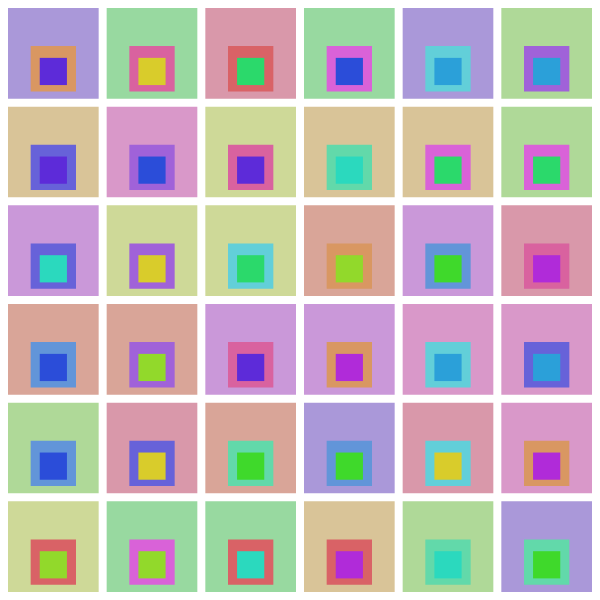
Frame 1 (no input)
Frame 60 (no input): identical to frame 1, image omitted
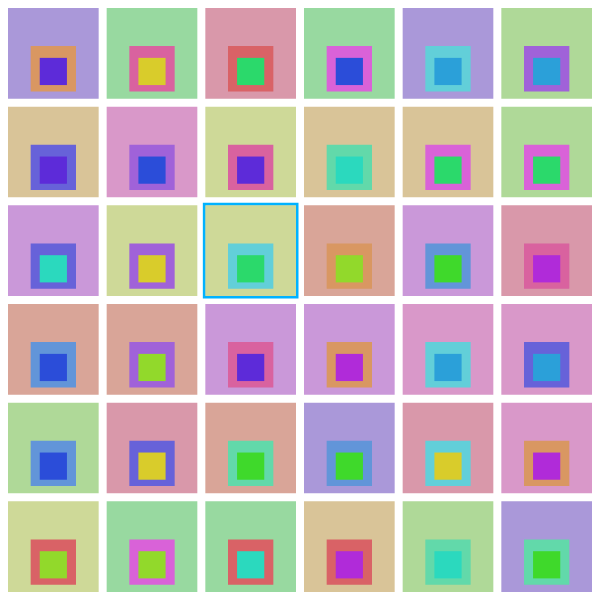
Frame 120 (the mouse pressed at the canvas centre since frame 60)

The p5.js sketch that drew these frames (run headless with seeded random() and noise() and a simulated clock; from frame 60 on, the mouse is pressed at the canvas centre):

// p5.js sketch
// ── sketch.js
const numRows = 6;
const numCols = 6;
const boxPadding = 8;

const numBoxes = numRows * numCols;
let boxWidth;
let boxHeight;

let colorReUse   = 4;  // meaning each color will appear in 4 tiles 
const colorList  = [];
const bgColors   = [];  // background colors
const mgColors   = [];  // 'mid'-ground colors
const fgColors   = [];  // foreground colors
let bgOffset;
let mgOffset;
let fgOffset;

let firstSelectedBox;
let secondSelectedBox;
let firstBoxFadeIn;
let secondBoxFadeIn; 
const fadeInSteps = 12;


function setup() {
  createCanvas(600, 600);

  colorMode(HSB, 100);
  generatePalette();
  assignBgTileColors();
  assignMgTileColors();
  assignFgTileColors();

  boxWidth   = (width - ((numCols + 1) * boxPadding))/ numCols;
  boxHeight  = (height - ((numRows + 1) * boxPadding)) / numRows;
}

function draw() {
  background(120);
  renderGrid();
  
  if (firstBoxFadeIn != undefined){
    firstBoxFadeIn = constrain(firstBoxFadeIn + 1, 0, fadeInSteps); 
  }
  
  if (secondBoxFadeIn != undefined){
    secondBoxFadeIn = constrain(secondBoxFadeIn + 1, 0,fadeInSteps); 
  }
}

function renderGrid(){
  noStroke();
  
  let tmpColor;
  for(let i = 0; i < numRows; i++){
    for(let j = 0; j < numCols; j++){
      let topLeftX = getX(j);
      let topLeftY = getY(i);
      
      let boxNum = getBoxNumberForRowCol(i, j);
      if (boxNum == firstSelectedBox){
        drawHighlightAroundBox(topLeftX, topLeftY, firstBoxFadeIn);
        
      } else if (boxNum == secondSelectedBox) {
        drawHighlightAroundBox(topLeftX, topLeftY, secondBoxFadeIn);
        if (secondBoxFadeIn == fadeInSteps){
          resolveSecondBox();
        }
      }
      
      tmpColor = getBgColor(j, i);
      if (tmpColor !== undefined){
        fill( tmpColor );
        rect( topLeftX, topLeftY, boxWidth, boxHeight);
      }
      
      tmpColor = getMgColor(j, i);
      if (tmpColor !== undefined){
        fill( tmpColor );
        rect( topLeftX + 0.25 * boxWidth, topLeftY + 0.42 * boxHeight, 
                 0.5 * boxWidth, 0.5 * boxHeight);
      }
      
      tmpColor = getFgColor(j, i);
      if (tmpColor !== undefined){
        fill( tmpColor );
        rect( topLeftX + 0.35 * boxWidth, topLeftY + 0.55 * boxHeight, 
                 0.3 * boxWidth, 0.3 * boxHeight);
      }
    }
  }
}

function drawHighlightAroundBox(x, y, fadeInProgress){
  let saturation = fadeInProgress / fadeInSteps * 100;
  stroke(55, saturation, 100);
  strokeWeight(3);
  noFill();
  rect(x - 1, y - 1, boxWidth + 2, boxHeight + 2);
  noStroke();
}
    
function getX(colIndex){
  return colIndex * boxWidth + boxPadding + colIndex * boxPadding;
}
   
function getY(rowIndex){
  return rowIndex * boxHeight + boxPadding + rowIndex * boxPadding;
}

function getBgColor(colIndex, rowIndex){
  return bgColors[rowIndex * numCols + colIndex];
}
function getMgColor(colIndex, rowIndex){
  return mgColors[rowIndex * numCols + colIndex];
}
function getFgColor(colIndex, rowIndex){
  return fgColors[rowIndex * numCols + colIndex];
}

function generatePalette(){
  // use each color 2-4 times
  // don't use same color for background, middle or foreground
  let numSets = ceil( numBoxes / colorReUse );
  let numColors = numSets * 3;
  console.log(`Num colors: ${numColors}`);
  
  bgOffset = 0 * numSets;
  mgOffset = 1 * numSets;
  fgOffset = 2 * numSets;
  
  let randomStartingPoint = random(100);
  let hueStepSize = 8;
  for(let i = 0; i < numColors; i++){
    let hue = (randomStartingPoint + hueStepSize * i) % 100;
    colorList[i] = color(hue, 30 + (floor(i/numSets) * 25), 85);
    // colorList[i] = color(hue, 20 + random(80), 90);
    // colorList[i] = color(hue, 50 + (floor(i/numSets) * 15), 90 - (floor(i/numSets) * 10));
    // colorList[i] = color(hue, 50, 50);
  }
}

function assignBgTileColors(){
  let randomTileOrder = getRandomTileOrder();
  
  for(let i = 0; i < numBoxes; i++){
    let colorToUse = bgOffset + floor(i / colorReUse) ;
    
    bgColors[ randomTileOrder[i] ] = colorList[colorToUse];
  }
}

function assignMgTileColors(){
  let randomTileOrder = getRandomTileOrder();
  
  for(let i = 0; i < numBoxes; i++){
    let colorToUse = mgOffset + floor(i / colorReUse) ;
    
    mgColors[ randomTileOrder[i] ] = colorList[colorToUse];
  }
}

function assignFgTileColors(){
  let randomTileOrder = getRandomTileOrder();
  
  for(let i = 0; i < numBoxes; i++){
    let colorToUse = fgOffset + floor(i / colorReUse) ;
    fgColors[ randomTileOrder[i] ] = colorList[colorToUse];
  }
}

function getRandomTileOrder(){
  return shuffleArray( getNumberList(numBoxes) );
}

function getBoxNumberForRowCol(row, col){
  return row * numCols + col;
}

function getBoxNumberFromXY(x, y){
  let col = floor((x - boxPadding) / (boxWidth  + boxPadding));
  let row = floor((y - boxPadding) / (boxHeight + boxPadding));
  return getBoxNumberForRowCol(row, col);
}

function mousePressed(){
  if (secondSelectedBox !== undefined){
    return; 
  }

  let selectedBox = getBoxNumberFromXY(mouseX, mouseY);
  
  if (undefined == bgColors[selectedBox] 
      && undefined == mgColors[selectedBox] 
      && undefined == fgColors[selectedBox] )
  {
    return;
  }
  
  if (firstSelectedBox !== undefined) {
    secondSelectedBox = selectedBox;
    secondBoxFadeIn = 0;
    
  } else {
    firstSelectedBox = selectedBox;
    firstBoxFadeIn = 0;
  }
}

function resolveSecondBox(){
  let matchCount = 0;
  
  if( bgColors[firstSelectedBox] == bgColors[secondSelectedBox]){
    matchCount += 1;
    bgColors[firstSelectedBox]  = undefined;
    bgColors[secondSelectedBox] = undefined;
  }
  
  if( mgColors[firstSelectedBox] == mgColors[secondSelectedBox]){
    matchCount += 1;
    mgColors[firstSelectedBox]  = undefined;
    mgColors[secondSelectedBox] = undefined;
  }
  
  if( fgColors[firstSelectedBox] == fgColors[secondSelectedBox]){
    matchCount += 1;
    fgColors[firstSelectedBox]  = undefined;
    fgColors[secondSelectedBox] = undefined;
  }
  
  if (matchCount > 0){
    firstSelectedBox = secondSelectedBox;
  } else { 
    firstSelectedBox = undefined;
  }
  
  if (undefined == bgColors[firstSelectedBox] 
      && undefined == mgColors[firstSelectedBox] 
      && undefined == fgColors[firstSelectedBox] )
  {
    firstSelectedBox = undefined;
  }
  
  secondSelectedBox = undefined;
}


// UTILITY FUNCTIONS BELOW 
// Meaning: They don't reference our variables above, can be reused across other sketches

function getNumberList(numberOfItems){
  let result = [];
  for(let i = 0; i < numberOfItems; i++){
    result[i] = i;
  }
  return result;
}

function shuffleArray(arrayToShuffle){
  // From: https://medium.com/@nitinpatel_20236/how-to-shuffle-correctly-shuffle-an-array-in-javascript-15ea3f84bfb
  for(let i = arrayToShuffle.length - 1; i > 0; i--){
    const j = Math.floor(Math.random() * i)
    const temp = arrayToShuffle[i];
    arrayToShuffle[i] = arrayToShuffle[j];
    arrayToShuffle[j] = temp;
  }
  return arrayToShuffle;
}
